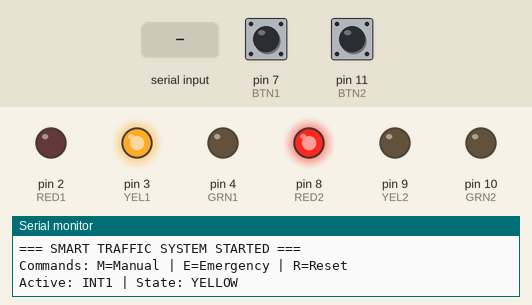
A sketch run on a simulated Arduino Uno, built with avr-gcc and run on an emulated ATmega328P. Parts: output pins drawn as LEDs (lit = HIGH), the last lines printed to the serial monitor. Inputs (shaded band) come from the test bench; at power-on: pin 7 (BTN1) HIGH, pin 11 (BTN2) HIGH.

Above: at 1.2 s.
1.3 s: "E" received over Serial
At 1.8 s:
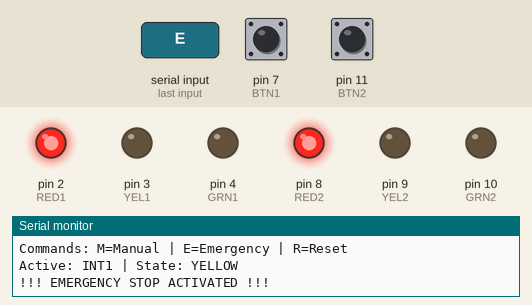
2.8 s: "R" received over Serial
At 3.6 s:
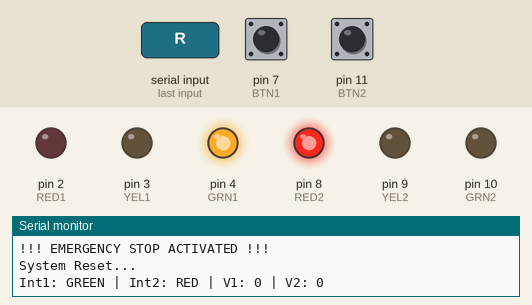
5.8 s: "e" received over Serial
At 6.4 s:
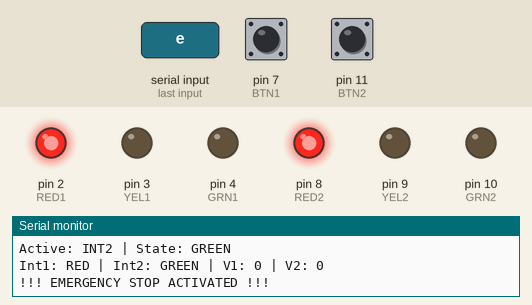
7.3 s: "r" received over Serial
At 10.1 s:
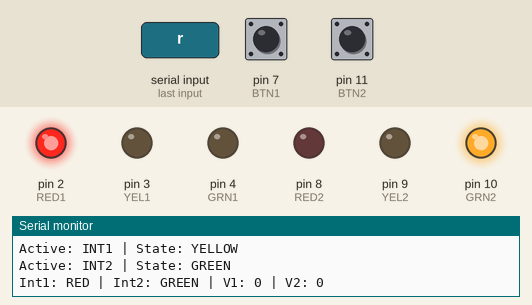
10.3 s: pin 7 (BTN1) pulled LOW for 3.2 s
At 11.0 s:
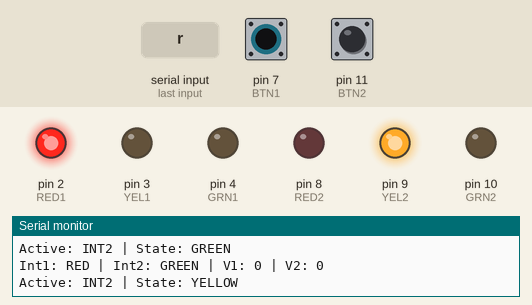
Timing chart, 0 to 17.5 s (numbered marks = the images above; inputs shaded):
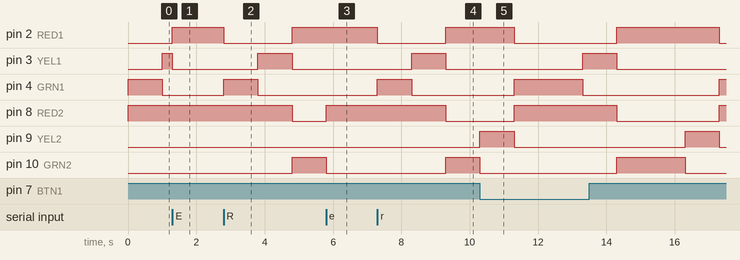

The sketch:

traffic_light.ino
```cpp
//SMART TRAFFIC LIGHT SYSTEM

#define RED1 2
#define YEL1 3
#define GRN1 4
#define BTN1 7

#define RED2 8
#define YEL2 9
#define GRN2 10
#define BTN2 11

enum State { RED, YELLOW, GREEN };

//STRUCT
struct Intersection {
  int red, yellow, green, button;
  State state;
  unsigned long startTime;
  int vehicleCount;
  bool manualMode;
};


Intersection int1 = {RED1, YEL1, GRN1, BTN1, GREEN, 0, 0, false};
Intersection int2 = {RED2, YEL2, GRN2, BTN2, RED, 0, 0, false};

unsigned long greenTime = 2000;   // shortened for testing
unsigned long yellowTime = 1000;

unsigned long lastPress1 = 0;
unsigned long lastPress2 = 0;

bool isInt1Active = true;
bool systemActive = true;

State int1PrevState = int1.state;
State int2PrevState = int2.state;


void setLights(Intersection &i, State s);
void handleTraffic();
void detectVehicles();
void handleSerial();
void printStatus();
String stateName(State s);
void emergencyStop();
void resetSystem();

//setup
void setup() {
  Serial.begin(9600);

  pinMode(RED1, OUTPUT); pinMode(YEL1, OUTPUT); pinMode(GRN1, OUTPUT);
  pinMode(RED2, OUTPUT); pinMode(YEL2, OUTPUT); pinMode(GRN2, OUTPUT);

  pinMode(BTN1, INPUT_PULLUP);
  pinMode(BTN2, INPUT_PULLUP);

  unsigned long now = millis();

  setLights(int1, GREEN);
  int1.startTime = now;

  setLights(int2, RED);
  int2.startTime = now;

  Serial.println("=== SMART TRAFFIC SYSTEM STARTED ===");
  Serial.println("Commands: M=Manual | E=Emergency | R=Reset");
}

// Loop
void loop() {
  if (systemActive) {
    handleTraffic();
    detectVehicles();
    printStatus();
    printActiveState(); // prints whenever state changes
  }

  handleSerial();
}

//set lights
void setLights(Intersection &i, State s) {
  digitalWrite(i.red, LOW);
  digitalWrite(i.yellow, LOW);
  digitalWrite(i.green, LOW);

  if (s == RED) digitalWrite(i.red, HIGH);
  if (s == YELLOW) digitalWrite(i.yellow, HIGH);
  if (s == GREEN) digitalWrite(i.green, HIGH);

  i.state = s;
  i.startTime = millis();
}

//trafic control
void handleTraffic() {
  unsigned long now = millis();

  //if manual mode is ON
  if (int1.manualMode || int2.manualMode) {
    return;
  }

  if (isInt1Active) {
    if (int1.state == GREEN && now - int1.startTime >= greenTime) {
      setLights(int1, YELLOW);
    }
    else if (int1.state == YELLOW && now - int1.startTime >= yellowTime) {
      setLights(int1, RED);
      setLights(int2, GREEN);
      isInt1Active = false;
    }
  }
  else {
    if (int2.state == GREEN && now - int2.startTime >= greenTime) {
      setLights(int2, YELLOW);
    }
    else if (int2.state == YELLOW && now - int2.startTime >= yellowTime) {
      setLights(int2, RED);
      setLights(int1, GREEN);
      isInt1Active = true;
    }
  }
}

// detection
void detectVehicles() {
  unsigned long now = millis();

  if (digitalRead(BTN1) == LOW && now - lastPress1 > 200) {
    int1.vehicleCount++;
    lastPress1 = now;
  }

  if (digitalRead(BTN2) == LOW && now - lastPress2 > 200) {
    int2.vehicleCount++;
    lastPress2 = now;
  }

  // Adaptive timing
  if (int1.vehicleCount > 5 || int2.vehicleCount > 5) {
    greenTime = 2000;
  } else {
    greenTime = 1000;
  }
}

// serial control
void handleSerial() {
  if (Serial.available() == 0) return;

  char cmd = Serial.read();

  switch (cmd) {
    case 'M':
    case 'm':
      int1.manualMode = !int1.manualMode;
      int2.manualMode = !int2.manualMode;
      Serial.println("Manual Mode TOGGLED");
      break;

    case 'R':
    case 'r':
      resetSystem();
      break;

    case 'E':
    case 'e':
      emergencyStop();
      break;

    default:
      Serial.println("Invalid Command");
  }
}

// status print
void printStatus() {
  static unsigned long lastPrint = 0;

  if (millis() - lastPrint > 2000) {
    Serial.print("Int1: ");
    Serial.print(stateName(int1.state));
    Serial.print(" | Int2: ");
    Serial.print(stateName(int2.state));
    Serial.print(" | V1: ");
    Serial.print(int1.vehicleCount);
    Serial.print(" | V2: ");
    Serial.println(int2.vehicleCount);

    lastPrint = millis();
  }
}

//active state
void printActiveState() {
  if (int1.state != int1PrevState || int2.state != int2PrevState) {
    Serial.print("Active: ");
    Serial.print(isInt1Active ? "INT1" : "INT2");
    Serial.print(" | State: ");
    Serial.println(isInt1Active ? stateName(int1.state) : stateName(int2.state));

    int1PrevState = int1.state;
    int2PrevState = int2.state;
  }
}


String stateName(State s) {
  if (s == RED) return "RED";
  if (s == YELLOW) return "YELLOW";
  return "GREEN";
}

// emergency stop
void emergencyStop() {
  Serial.println("!!! EMERGENCY STOP ACTIVATED !!!");

  setLights(int1, RED);
  setLights(int2, RED);

  systemActive = false;
}

// reset
void resetSystem() {
  Serial.println("System Reset...");

  systemActive = true;

  int1.vehicleCount = 0;
  int2.vehicleCount = 0;

  setLights(int1, GREEN);
  setLights(int2, RED);

  isInt1Active = true;
  int1PrevState = int1.state;
  int2PrevState = int2.state;
}
```

Measured:
- after the input at 1.3 s, pin 2 (RED1): LOW → HIGH after 0.00 s instead of 0.70 s; pin 3 (YEL1): HIGH → LOW after 0.00 s instead of 0.70 s; pin 8 (RED2): stays HIGH (without the input it goes to LOW after 0.70 s); pin 10 (GRN2): stays LOW (without the input it goes to HIGH after 0.70 s)
- after the input at 2.8 s, pin 2 (RED1): HIGH → LOW at once, → HIGH 2.0 s later; pin 3 (YEL1): LOW → HIGH after 1.0 s, → LOW 1.0 s later; pin 4 (GRN1): LOW → HIGH at once, → LOW 1.0 s later; pin 8 (RED2): HIGH → LOW after 2.0 s; pin 10 (GRN2): LOW → HIGH after 2.0 s
- after the input at 5.8 s, pin 2 (RED1): stays HIGH (without the input it goes to LOW after 1.0 s); pin 4 (GRN1): stays LOW (without the input it goes to HIGH after 1.0 s); pin 8 (RED2): LOW → HIGH after 0.00 s instead of 1.0 s; pin 9 (YEL2): stays LOW (without the input it goes to HIGH after 0.00 s)
- after the input at 7.3 s, pin 2 (RED1): HIGH → LOW at once, → HIGH 2.0 s later; pin 3 (YEL1): LOW → HIGH after 1.0 s, → LOW 1.0 s later; pin 4 (GRN1): LOW → HIGH at once, → LOW 1.0 s later; pin 8 (RED2): HIGH → LOW after 2.0 s; pin 10 (GRN2): LOW → HIGH after 2.0 s
- after the input at 10.3 s, pin 9 (YEL2): LOW → HIGH after 6.0 s, → LOW 1.0 s later
